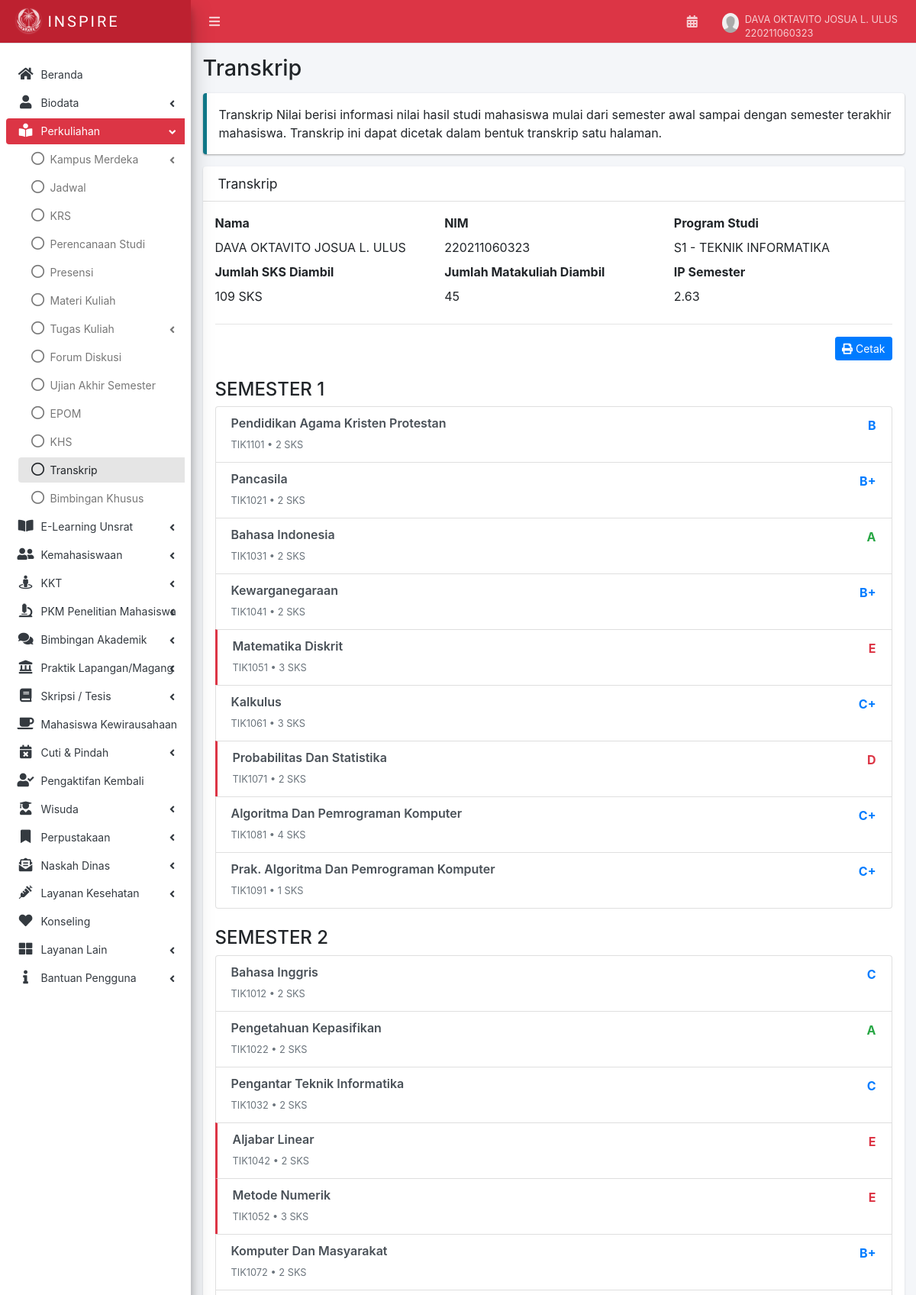
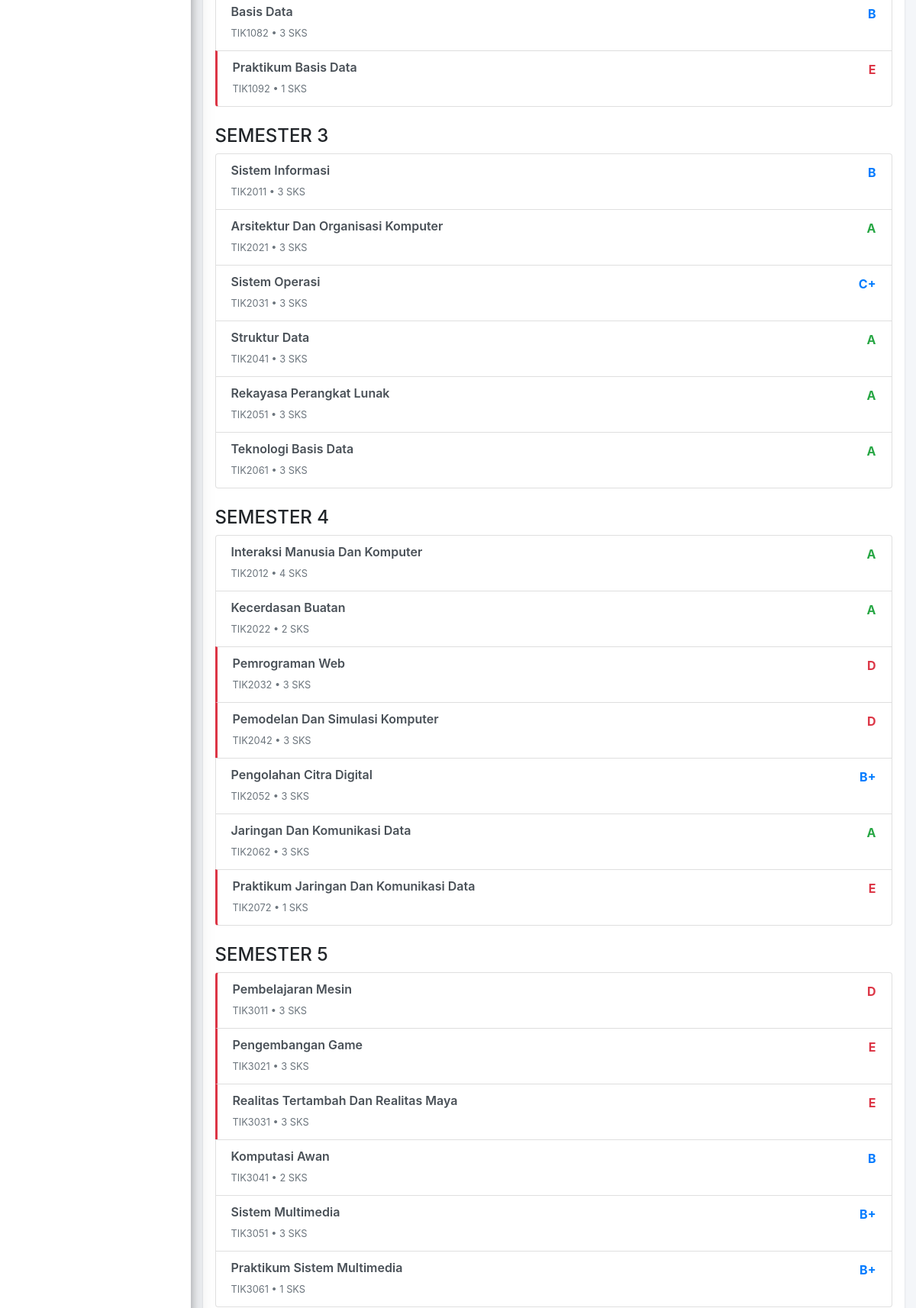
The page /transkrip.php (signed in, upper part) on the database its author committed (2 pictures, top to bottom).
### tables this page shows
CREATE TABLE `users` (
  `id` int NOT NULL,
  `nim` varchar(20) NOT NULL,
  `password` varchar(255) NOT NULL,
  `nama` varchar(100) NOT NULL,
  `email` varchar(100) DEFAULT NULL,
  `tempat_lahir` varchar(100) DEFAULT NULL,
  `tanggal_lahir` date DEFAULT NULL,
  `tanggal_masuk` date DEFAULT '2022-08-01',
  `foto_profil` varchar(255) DEFAULT 'assets/images/user_default.png',
  `semester` int DEFAULT '1',
  `tahun_akademik` varchar(20) DEFAULT '2025/2026',
  `periode` varchar(10) DEFAULT 'Gasal',
  `status` varchar(50) DEFAULT 'Aktif',
  `status_pddikti` varchar(50) DEFAULT 'Aktif',
  `angkatan` varchar(4) DEFAULT NULL,
  `fakultas` varchar(100) DEFAULT NULL,
  `prodi` varchar(100) DEFAULT NULL,
  `jenjang` varchar(10) DEFAULT NULL,
  `pembimbing_akademik` varchar(100) DEFAULT NULL,
  `nip_pembimbing` varchar(30) DEFAULT NULL,
  `masa_studi` int DEFAULT '1',
  `sisa_masa_studi` int DEFAULT '14',
  `ipk` decimal(3,2) DEFAULT '0.00',
  `sks_lulus` int DEFAULT '0',
  `sks_diambil` int DEFAULT '0',
  `has_academic_warning` tinyint(1) DEFAULT '0',
  `warning_message` text,
  `created_at` timestamp NULL DEFAULT CURRENT_TIMESTAMP,
  `updated_at` timestamp NULL DEFAULT CURRENT_TIMESTAMP ON UPDATE CURRENT_TIMESTAMP
);

CREATE TABLE `transkrip` (
  `id` int NOT NULL,
  `nim` varchar(20) NOT NULL,
  `kode_mk` varchar(20) NOT NULL,
  `nama_mk` varchar(100) NOT NULL,
  `sks` int NOT NULL DEFAULT '3',
  `nilai_huruf` varchar(2) NOT NULL,
  `bobot` decimal(3,2) NOT NULL,
  `semester` int DEFAULT '1',
  `created_at` timestamp NULL DEFAULT CURRENT_TIMESTAMP
);

### transkrip.php (the view, shortened to what this page needs)
<?php include 'layout/header.php'; ?>
<?php
include 'config/database.php';
$user_data = null;
$transkrip_data = [];
$total_sks = 0;
$total_mk = 0;
$ips = 0;
$nim = $_SESSION['nim'] ?? '';
$stmt = $conn->prepare("SELECT * FROM users WHERE nim = ?");
$stmt->bind_param("s", $nim);
$stmt->execute();
$result = $stmt->get_result();
if ($result && $result->num_rows > 0) {
    $user_data = $result->fetch_assoc();
}
$stmt = $conn->prepare("SELECT * FROM transkrip WHERE nim = ? ORDER BY semester ASC, id ASC");
$stmt->bind_param("s", $nim);
$stmt->execute();
$result = $stmt->get_result();
while ($row = $result->fetch_assoc()) {
    $semester = $row['semester'];
    if (!isset($transkrip_data[$semester])) {
        $transkrip_data[$semester] = [];
    }
    $transkrip_data[$semester][] = $row;
    $total_sks += (int) $row['sks'];
    $total_mk++;
}
$stmt = $conn->prepare("SELECT
            CASE
                WHEN SUM(sks) > 0 THEN ROUND(SUM(sks * bobot) / SUM(sks), 2)
                ELSE 0
            END as ips
          FROM transkrip
          WHERE nim = ?");
$stmt->bind_param("s", $nim);
$stmt->execute();
$result = $stmt->get_result();
if ($result && $row = $result->fetch_assoc()) {
    $ips = (float) $row['ips'];
}
?>
<div class="content-wrapper" style="min-height: 799.031px;">
    <div class="content-header">
        <div class="container-fluid"><h1>Transkrip</h1></div>
    </div>
    <div class="content">
        <div class="container-fluid">
            <div class="row">
                <div class="col-md-12 col-sm-12 col-xs-12">
                    <div class="callout callout-info">
                        Transkrip Nilai berisi informasi nilai hasil studi mahasiswa mulai dari semester awal sampai dengan semester terakhir mahasiswa. Transkrip ini dapat dicetak dalam bentuk transkrip satu halaman.
                    </div>
                    <div class="card">
                        <div class="card-header">
                            <h3 class="card-title">Transkrip</h3>
                        </div>
                        <div class="card-body">
                            <div class="row">
                                <div class="col-md-4 col-sm-12 col-xs-12 mb-2">
                                    <label>Nama</label><br>
                                    <?php echo $user_data ? htmlspecialchars($user_data['nama'], ENT_QUOTES, 'UTF-8') : '-'; ?>
                                </div>
                                <div class="col-md-4 col-sm-12 col-xs-12 mb-2">
                                    <label>NIM</label><br>
                                    <?php echo $user_data ? htmlspecialchars($user_data['nim'], ENT_QUOTES, 'UTF-8') : '-'; ?>
                                </div>
                                <div class="col-md-4 col-sm-12 col-xs-12 mb-2">
                                    <label>Program Studi</label><br>
                                    S1 - TEKNIK INFORMATIKA
                                </div>
                                <div class="col-md-4 col-sm-12 col-xs-12 mb-2">
                                    <label>Jumlah SKS Diambil</label><br>
                                    <?php echo $total_sks; ?> SKS
                                </div>
                                <div class="col-md-4 col-sm-12 col-xs-12 mb-2">
                                    <label>Jumlah Matakuliah Diambil</label><br>
                                    <?php echo $total_mk; ?>
                                </div>
                                <div class="col-md-4 col-sm-12 col-xs-12 mb-2">
                                    <label>IP Semester</label><br>
                                    <?php echo number_format($ips, 2); ?>
                                </div>
                            </div>
                            <hr>
                            <div class="text-right mb-2">
                                <a href="transkrip_cetak.php" target="_blank">
                                    <button type="button" class="btn btn-sm btn-primary">
                                        <i class="fas fa-print mr-1"></i>Cetak
                                    </button>
                                </a>
                            </div>
                            <?php if (count($transkrip_data) > 0): ?>
                                <?php foreach ($transkrip_data as $semester => $matakuliah_list): ?>
                                    <h4 class="mt-4">SEMESTER <?php echo (int) $semester; ?></h4>
                                    <ul class="list-group mb-4" id="list-semester">
                                        <?php foreach ($matakuliah_list as $mk): ?>
                                            <?php $is_danger = in_array($mk['nilai_huruf'], ['D', 'E'], true); ?>
                                            <li class="list-group-item list-group-item-action flex-column align-items-start <?php echo $is_danger ? 'border-left-danger' : ''; ?>">
                                                <div class="d-flex w-100 justify-content-between">
                                                    <h6 class="mb-0"><?php echo htmlspecialchars($mk['nama_mk'], ENT_QUOTES, 'UTF-8'); ?></h6>
                                                    <span class="<?php
                                                        if ($mk['nilai_huruf'] === 'A') echo 'text-success';
                                                        elseif ($is_danger) echo 'text-danger';
                                                        else echo 'text-primary';
                                                    ?>">
                                                        <b><?php echo htmlspecialchars($mk['nilai_huruf'], ENT_QUOTES, 'UTF-8'); ?></b>
                                                    </span>
                                                </div>
                                                <small class="text-muted">
                                                    <?php echo htmlspecialchars($mk['kode_mk'], ENT_QUOTES, 'UTF-8'); ?> • <?php echo (int) $mk['sks']; ?> SKS
                                                </small>
                                            </li>
                                        <?php endforeach; ?>
                                    </ul>
                                <?php endforeach; ?>
                            <?php endif; ?>
                        </div>
                    </div>
                </div>
            </div>
        </div>
    </div>
</div>
<?php include 'layout/footer.php'; ?>

### transkrip.php (style rules this page uses)
.list-group-item h6 { font-weight: 600; }
.border-left-danger { border-left: 3px solid #dc3545 !important; }

### rows shown on the page
users: nama "DAVA OKTAVITO JOSUA L. ULUS", nim "220211060323"
transkrip: nama_mk "Pendidikan Agama Kristen Protestan", nilai_huruf "B", kode_mk "TIK1101", sks "2"
transkrip: nama_mk "Pancasila", nilai_huruf "B+", kode_mk "TIK1021", sks "2"
transkrip: nama_mk "Bahasa Indonesia", nilai_huruf "A", kode_mk "TIK1031", sks "2"
transkrip: nama_mk "Kewarganegaraan", nilai_huruf "B+", kode_mk "TIK1041", sks "2"
transkrip: nama_mk "Matematika Diskrit", nilai_huruf "E", kode_mk "TIK1051", sks "3"
transkrip: nama_mk "Kalkulus", nilai_huruf "C+", kode_mk "TIK1061", sks "3"
transkrip: nama_mk "Probabilitas Dan Statistika", nilai_huruf "D", kode_mk "TIK1071", sks "2"
transkrip: nama_mk "Algoritma Dan Pemrograman Komputer", nilai_huruf "C+", kode_mk "TIK1081", sks "4"
transkrip: nama_mk "Prak. Algoritma Dan Pemrograman Komputer", nilai_huruf "C+", kode_mk "TIK1091", sks "1"
transkrip: nama_mk "Bahasa Inggris", nilai_huruf "C", kode_mk "TIK1012", sks "2"
transkrip: nama_mk "Pengetahuan Kepasifikan", nilai_huruf "A", kode_mk "TIK1022", sks "2"
transkrip: nama_mk "Pengantar Teknik Informatika", nilai_huruf "C", kode_mk "TIK1032", sks "2"
transkrip: nama_mk "Aljabar Linear", nilai_huruf "E", kode_mk "TIK1042", sks "2"
transkrip: nama_mk "Metode Numerik", nilai_huruf "E", kode_mk "TIK1052", sks "3"
transkrip: nama_mk "Komputer Dan Masyarakat", nilai_huruf "B+", kode_mk "TIK1072", sks "2"
transkrip: nama_mk "Basis Data", nilai_huruf "B", kode_mk "TIK1082", sks "3"
transkrip: nama_mk "Praktikum Basis Data", nilai_huruf "E", kode_mk "TIK1092", sks "1"
transkrip: nama_mk "Sistem Informasi", nilai_huruf "B", kode_mk "TIK2011", sks "3"
transkrip: nama_mk "Arsitektur Dan Organisasi Komputer", nilai_huruf "A", kode_mk "TIK2021", sks "3"
transkrip: nama_mk "Sistem Operasi", nilai_huruf "C+", kode_mk "TIK2031", sks "3"
transkrip: nama_mk "Struktur Data", nilai_huruf "A", kode_mk "TIK2041", sks "3"
transkrip: nama_mk "Rekayasa Perangkat Lunak", nilai_huruf "A", kode_mk "TIK2051", sks "3"
transkrip: nama_mk "Teknologi Basis Data", nilai_huruf "A", kode_mk "TIK2061", sks "3"
transkrip: nama_mk "Interaksi Manusia Dan Komputer", nilai_huruf "A", kode_mk "TIK2012", sks "4"
transkrip: nama_mk "Kecerdasan Buatan", nilai_huruf "A", kode_mk "TIK2022", sks "2"
transkrip: nama_mk "Pemrograman Web", nilai_huruf "D", kode_mk "TIK2032", sks "3"
transkrip: nama_mk "Pemodelan Dan Simulasi Komputer", nilai_huruf "D", kode_mk "TIK2042", sks "3"
transkrip: nama_mk "Pengolahan Citra Digital", nilai_huruf "B+", kode_mk "TIK2052", sks "3"
transkrip: nama_mk "Jaringan Dan Komunikasi Data", nilai_huruf "A", kode_mk "TIK2062", sks "3"
transkrip: nama_mk "Praktikum Jaringan Dan Komunikasi Data", nilai_huruf "E", kode_mk "TIK2072", sks "1"
transkrip: nama_mk "Pembelajaran Mesin", nilai_huruf "D", kode_mk "TIK3011", sks "3"
transkrip: nama_mk "Pengembangan Game", nilai_huruf "E", kode_mk "TIK3021", sks "3"
transkrip: nama_mk "Realitas Tertambah Dan Realitas Maya", nilai_huruf "E", kode_mk "TIK3031", sks "3"
transkrip: nama_mk "Komputasi Awan", nilai_huruf "B", kode_mk "TIK3041", sks "2"
transkrip: nama_mk "Sistem Multimedia", nilai_huruf "B+", kode_mk "TIK3051", sks "3"
transkrip: nama_mk "Praktikum Sistem Multimedia", nilai_huruf "B+", kode_mk "TIK3061", sks "1"

### other values the page prints
$nama "DAVA OKTAVITO JOSUA L. ULUS"
$nim "220211060323"
$total_sks "109"
$total_mk "45"
$ips "2.63"
$semester "1"
$semester "2"
$semester "3"
$semester "4"
$semester "5"
